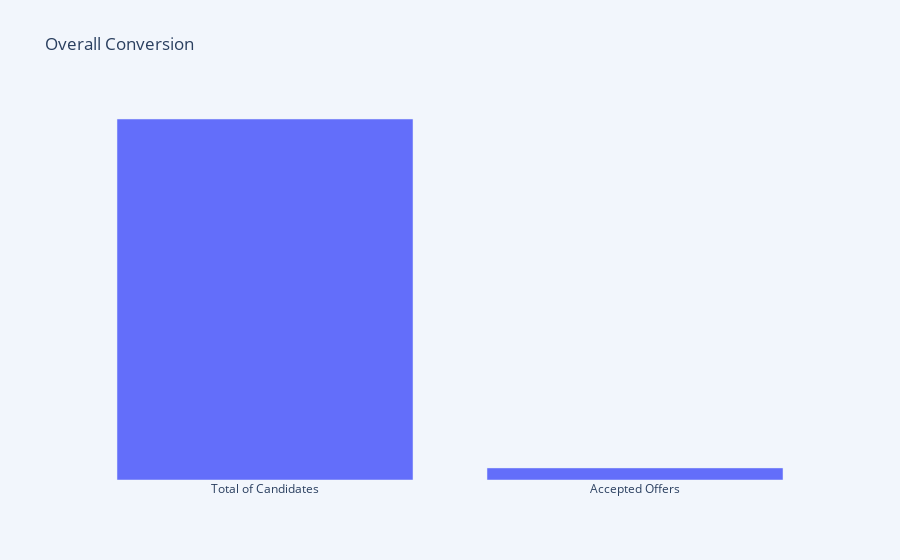

The code cell stored with this chart in its notebook:
### Markdown cell above
### 3 - Get the differents Graph and Indicators from the KPI tables

A Class has been created containing all the graph and indicators needed for the analysis and the app.

### Code cell
from src.hiring_process_analysis.app.vizualisation import Vizualisation

# Class with all information needed
vizualisation = Vizualisation(
        get_kpi_conversion_overall(server),
        get_kpi_conversion_details(server),
        get_kpi_offers(server),
        get_onsite_question_overview(server),
        get_tag_candidate_overview(server),
        get_inferviews_table(server)
)

# Example
vizualisation.kpi_conversion_overall_graph

### Figure 1 — Plotly figure (JSON) as saved in the notebook; plotly's stock layout.template omitted (floating-point values rounded to 4 significant figures)
{"data": [{"alignmentgroup": "True", "hovertemplate": "=%{x}<br>Number of Candidates=%{y}<extra></extra>", "legendgroup": "", "marker": {"color": "#636efa", "pattern": {"shape": ""}}, "name": "", "offsetgroup": "", "orientation": "v", "showlegend": false, "textposition": "auto", "type": "bar", "x": ["Total of Candidates", "Accepted Offers"], "xaxis": "x", "y": [239, 8], "yaxis": "y"}], "layout": {"barmode": "relative", "legend": {"tracegroupgap": 0}, "paper_bgcolor": "#F2F6FC", "plot_bgcolor": "#F2F6FC", "title": {"text": "Overall Conversion"}, "xaxis": {"anchor": "y", "domain": [0, 1], "title": {"text": ""}}, "yaxis": {"anchor": "x", "domain": [0, 1], "title": {"text": "Number of Candidates"}, "visible": false}}}
